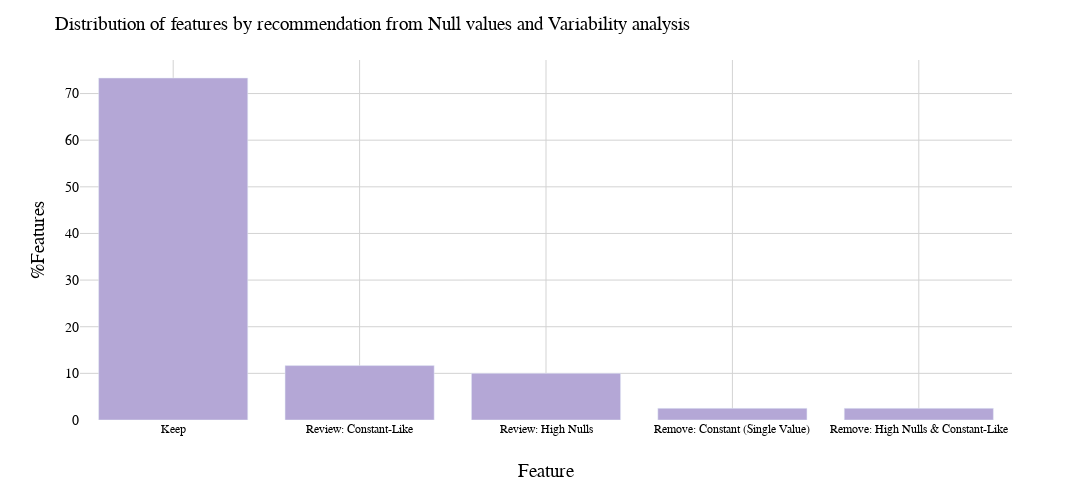

Write notebook code for a chart like this one.
### Code cell
df_group = variable_quality_summary.groupby('Recommendation').agg({'Variable':'count'}).reset_index()

df_group['pct_features'] = (df_group['Variable'] / df_group['Variable'].sum()) * 100

utils_plot.plot_chart(
    df= df_group.sort_values(by='pct_features', ascending=False), 
    chart_type="bar",
    x_col="Recommendation",
    y_col="pct_features",
    text_col="",
    color_sequence= [  '#b4a7d6', ],
    text_as_percentage=True,
    text_position="top center",
    x_label='Feature',
    y_label='%Features',
    title="Distribution of features by recommendation from Null values and Variability analysis",
    width=1200,
    height=500,
)

### Figure 1 — Plotly figure (JSON) as saved in the notebook; plotly's stock layout.template omitted (floating-point values rounded to 4 significant figures)
{"data": [{"hovertemplate": "Feature=%{x}<br>%Features=%{y}<extra></extra>", "legendgroup": "", "marker": {"color": "#b4a7d6", "pattern": {"shape": ""}}, "name": "", "orientation": "v", "showlegend": false, "textposition": "auto", "type": "bar", "x": ["Keep", "Review: Constant-Like", "Review: High Nulls", "Remove: Constant (Single Value)", "Remove: High Nulls & Constant-Like"], "xaxis": "x", "y": [73.33, 11.67, 10.0, 2.5, 2.5], "yaxis": "y"}], "layout": {"barmode": "group", "height": 500, "legend": {"tracegroupgap": 0}, "margin": {"t": 60}, "plot_bgcolor": "white", "title": {"font": {"color": "black", "family": "Arial", "size": 19}, "text": "Distribution of features by recommendation from Null values and Variability analysis"}, "width": 1200, "xaxis": {"anchor": "y", "categoryorder": "array", "domain": [0, 1], "gridcolor": "lightgray", "tickfont": {"color": "black", "family": "Arial", "size": 12}, "title": {"font": {"color": "black", "family": "Arial", "size": 19}, "standoff": 28, "text": "Feature"}}, "yaxis": {"anchor": "x", "domain": [0, 1], "gridcolor": "lightgray", "tickfont": {"color": "black", "family": "Arial", "size": 14}, "title": {"font": {"color": "black", "family": "Arial", "size": 19}, "text": "%Features"}}}}
